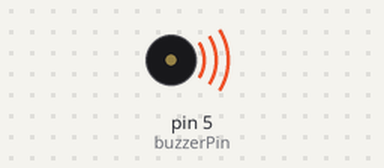
The sketch below on a simulated Arduino Uno, built with avr-gcc and run on an emulated ATmega328P. Parts: buzzer (waves = sounding).

Above: at 0.1 s.
Timing chart, 0 to 1.6 s (numbered marks = the images above):
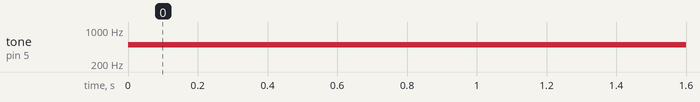

The sketch:

Final_project-buzzer.ino
```cpp
int buzzerPin = 5;


void setup() {
  //Play a tone of 1000 Hz for 500 milliseconds

}

void loop() {
  tone(buzzerPin, 500, 500);
}
```

Measured:
- by itself, tone on pin 5 (buzzerPin): silent → 500 Hz at 0.00 s
